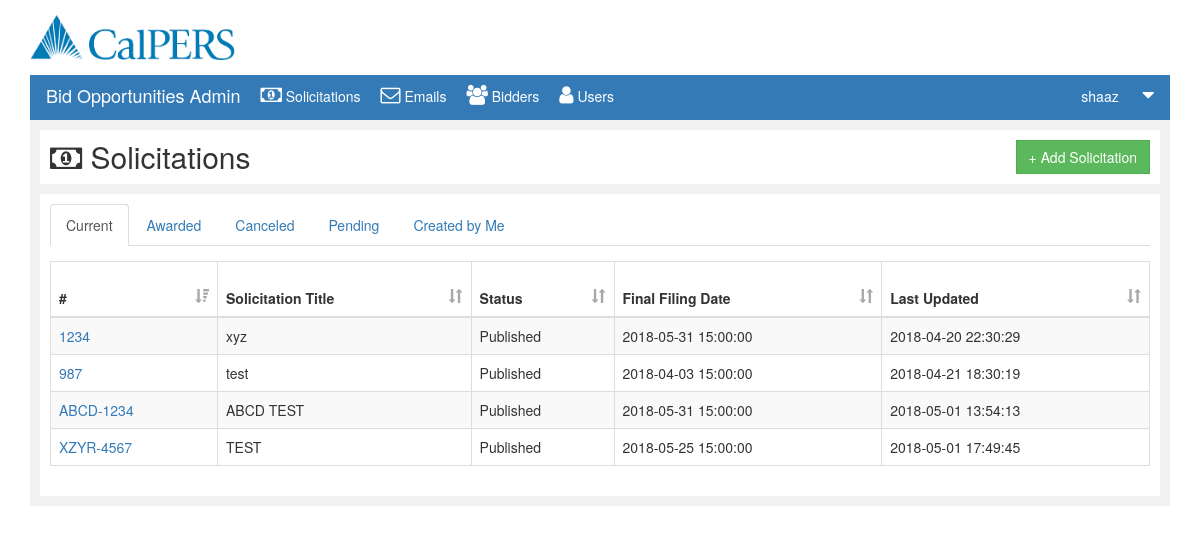
Page /solicitations.php (signed in) on the committed database.
### tables this page shows
CREATE TABLE IF NOT EXISTS `solicitation` (
  `pid` int(11) NOT NULL,
  `sid` varchar(9) NOT NULL,
  `stitle` varchar(100) NOT NULL,
  `type` varchar(50) NOT NULL,
  `category` varchar(50) NOT NULL,
  `status` varchar(50) NOT NULL,
  `last_updated` datetime NOT NULL DEFAULT CURRENT_TIMESTAMP,
  `final_filing_date` datetime NOT NULL,
  `description` varchar(1000) NOT NULL,
  `cancelflag` int(1) DEFAULT '0',
  PRIMARY KEY (`sid`)
);

### submit.php (the view, shortened to what this page needs)
<?php
function currentSolicitation($awardedFlag=0){
	$conn = mysqli_connect($GLOBALS['servername'], $GLOBALS['username'], $GLOBALS['password'], $GLOBALS['dbname']);
	if (!$conn) {
		die("Connection failed: " . mysqli_connect_error());
	}else{
		$sql="SELECT * FROM solicitation where cancelflag=0 and status='Published' order by sid";
		if($awardedFlag==1){
			$sql="SELECT * FROM solicitation where cancelflag=0 and status='Awarded' order by sid";
		}
		$res= mysqli_query($conn,$sql);
		if(mysqli_num_rows($res)>0){
			$msg="<table id='currentstable' class='table table-striped table-bordered datatable'>
			<thead>
			<tr>
			<th onclick='sortTable(0)'> #  <span class='glyphicon glyphicon-sort-by-attributes-alt'></span></th>
			<th onclick='sortTable(1)'> Solicitation Title <span class='glyphicon glyphicon-sort'></span></th>
			<th onclick='sortTable(2)'> Status <span class='glyphicon glyphicon-sort'></span></th>
			<th onclick='sortTable(3)'> Final Filing Date <span class='glyphicon glyphicon-sort'></span></th>
			<th onclick='sortTable(4)'> Last Updated <span class='glyphicon glyphicon-sort'></span></th>
			</tr>
			</thead>";
			while($row=mysqli_fetch_assoc($res)){
				$msg=$msg."<tr>
				<td><a href='document.php?type=View&dsid=".$row["sid"]."'>".$row["sid"]."</a></td>
				<td>".$row["stitle"]."</td>
				<td>".$row["status"]."</td>
				<td>".$row["final_filing_date"]."</td>
				<td>".$row["last_updated"]."</td>
				</tr>";
			}
			$msg=$msg."</table>";
			echo $msg;
		}
	}
}
?>

### css/custom.css (style rules this page uses)
body { padding-top: 0 !important; }
#currentstable th { height:55px; background: none; }
#currentstable span { color:#a8a8a8; float: right; }

### rows in the picture
solicitation: sid "1234", stitle "xyz", status "Published", final_filing_date "2018-05-31 15:00:00", last_updated "2018-04-20 22:30:29"
solicitation: sid "987", stitle "test", status "Published", final_filing_date "2018-04-03 15:00:00", last_updated "2018-04-21 18:30:19"
solicitation: sid "ABCD-1234", stitle "ABCD TEST", status "Published", final_filing_date "2018-05-31 15:00:00", last_updated "2018-05-01 13:54:13"
solicitation: sid "XZYR-4567", stitle "TEST", status "Published", final_filing_date "2018-05-25 15:00:00", last_updated "2018-05-01 17:49:45"

### other values in the picture
$_SESSION["username"] "shaaz"
